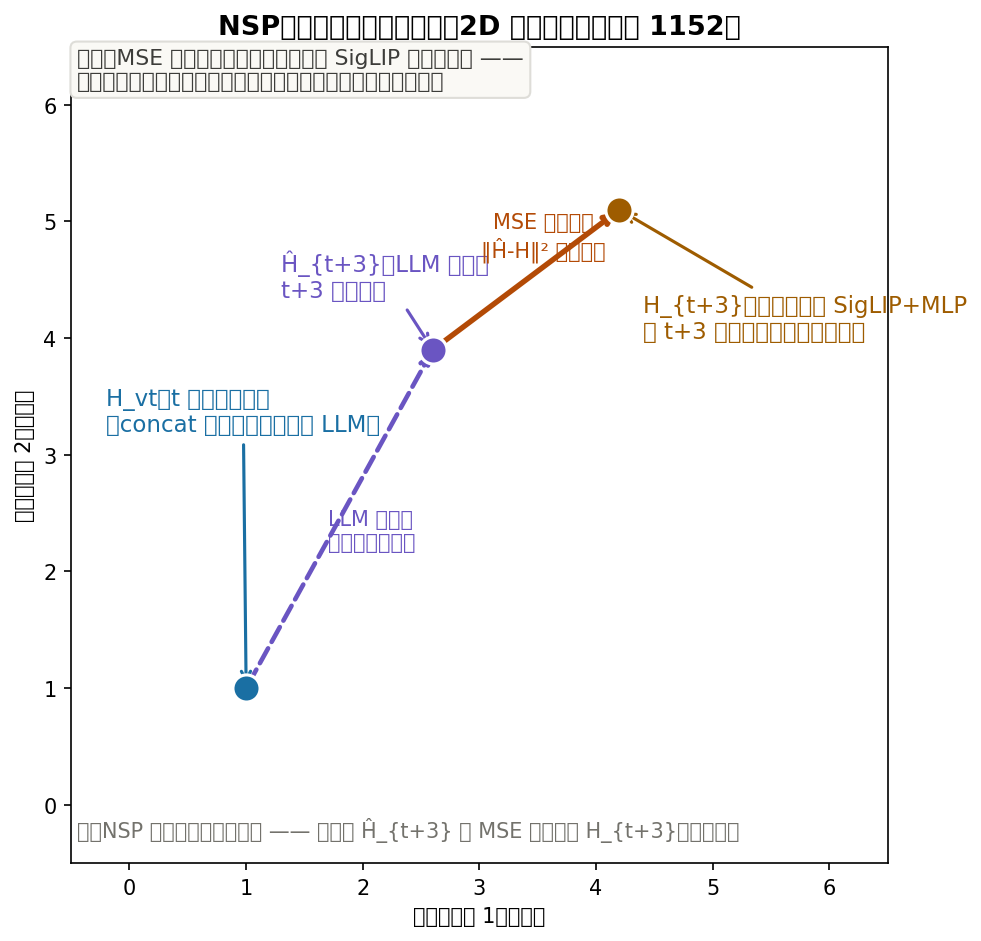

Recreate this plot in Python.
# -*- coding: utf-8 -*-
"""NSP 的几何动作：潜空间里的向量预测。
把 1152 维降到示意 2D：当前帧 H_vt、LLM 输出的预测 H^_{t+3}、
真值 H_{t+3}，MSE 把预测点往真值方向拉。
数字为示意（论文没有给出实际向量）。
"""
import matplotlib
matplotlib.use("Agg")
import numpy as np
import matplotlib.pyplot as plt

IN = "#1a6fa3"; OUT = "#9e5c00"; LOSS = "#b34a06"; WIRE = "#6e737b"; ALT = "#6a55c2"

fig, ax = plt.subplots(figsize=(8.5, 6.4))
ax.set_xlim(-0.5, 6.5); ax.set_ylim(-0.5, 6.5)
ax.set_aspect("equal")
ax.set_xlabel("潜空间维度 1（示意）"); ax.set_ylabel("潜空间维度 2（示意）")
ax.set_title("NSP：潜空间里的三点关系（2D 示意，真实维度为 1152）", fontsize=13, weight="bold")

H_t = np.array([1.0, 1.0])        # 当前帧视觉嵌入（示意）
H_t3 = np.array([4.2, 5.1])       # t+3 真值视觉嵌入（示意）
H_hat = np.array([2.6, 3.9])      # LLM 预测（示意）

ax.scatter(*H_t, s=170, color=IN, zorder=5, edgecolors="white", linewidths=1.5)
ax.annotate("H_vt：t 时刻视觉嵌入\n（concat 上下文编码后进入 LLM）",
            xy=tuple(H_t), xytext=(-0.2, 3.2), fontsize=11, color=IN,
            arrowprops=dict(arrowstyle="->", color=IN, lw=1.5))

ax.scatter(*H_hat, s=170, color=ALT, zorder=5, edgecolors="white", linewidths=1.5)
ax.annotate("Ĥ_{t+3}：LLM 预测的\nt+3 视觉嵌入",
            xy=tuple(H_hat), xytext=(1.3, 4.35), fontsize=11, color=ALT,
            arrowprops=dict(arrowstyle="->", color=ALT, lw=1.5))

ax.scatter(*H_t3, s=170, color=OUT, zorder=5, edgecolors="white", linewidths=1.5)
ax.annotate("H_{t+3}：真值（同一 SigLIP+MLP\n从 t+3 帧图像编码，参数共享）",
            xy=tuple(H_t3), xytext=(4.4, 4.0), fontsize=11, color=OUT,
            arrowprops=dict(arrowstyle="->", color=OUT, lw=1.5))

# LLM 的预测动作：从当前点出发
ax.annotate("", xy=tuple(H_hat), xytext=tuple(H_t),
            arrowprops=dict(arrowstyle="->", color=ALT, lw=2.2, ls="--"))
ax.text(1.7, 2.2, "LLM 的预测\n（上下文引导）", fontsize=10, color=ALT)

# MSE 梯度动作：把预测点拉向真值
ax.annotate("", xy=tuple(H_t3), xytext=tuple(H_hat),
            arrowprops=dict(arrowstyle="->", color=LOSS, lw=2.6))
ax.text(3.55, 4.7, "MSE 梯度方向\n‖Ĥ-H‖² 的负梯度", fontsize=10, color=LOSS, ha="center")

ax.text(-0.45, 6.15,
        "注意：MSE 的比较对象不是像素，而是 SigLIP 潜空间向量 ——\n"
        "这就是它比像素重建便宜、但比纯文本监督多视觉细节的原因。",
        fontsize=10.5, color="#3d3d3a",
        bbox=dict(boxstyle="round,pad=0.3", facecolor="#faf9f5", edgecolor="#deddd8"))

ax.text(-0.45, -0.28, "图：NSP 在潜空间的几何动作 —— 预测点 Ĥ_{t+3} 被 MSE 拉向真值 H_{t+3}（示意数）",
        fontsize=10, color="#73726c")
plt.tight_layout()
plt.savefig("/home/hatch/workspace/your_files/paper-xray-100/papers/073-Agent-reasonplan/fig-nsp-geometry.png",
            dpi=150, bbox_inches="tight")
print("saved fig-nsp-geometry.png")
